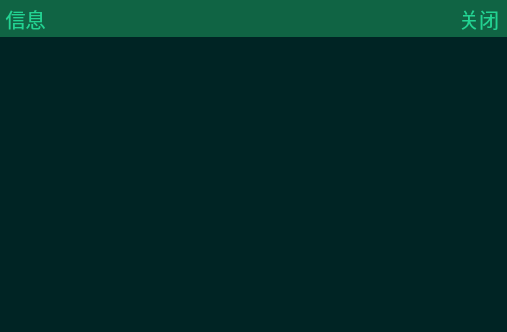
<?xml version="1.0" encoding="UTF-8"?>
<ui version="4.0">
 <class>RDesktopTip</class>
 <widget class="QWidget" name="RDesktopTip">
  <property name="geometry">
   <rect>
    <x>0</x>
    <y>0</y>
    <width>507</width>
    <height>332</height>
   </rect>
  </property>
  <property name="windowTitle">
   <string>Form</string>
  </property>
  <property name="styleSheet">
   <string notr="true">QWidget{color: rgb(35,211,146);font:20px;}
/*纵轴整体设置*/
QScrollBar:vertical
{
    width:16px;
    background:rgb(41,97,84);
    margin:0px,0px,0px,0px;
    padding-top:16px;
    padding-bottom:16px;
}

/*纵轴-滚动条设置*/
QScrollBar::handle:vertical
{
    background:rgb(4,200,147);
    border-radius:1px;
    min-height:20px;
}

/*纵轴-触发滚动条-设置*/
QScrollBar::handle:vertical:hover
{
    background:rgb(4,250,150);
    border-radius:1px;
    min-height:20;
}

/*纵轴-上箭头-设置*/
QScrollBar::sub-line:vertical
{
    height:16px;width:16px;
        border-image: url(:/static/image/mainwindow/上箭头.png);
    subcontrol-position:top;
}

/*纵轴-触发上箭头-设置*/
QScrollBar::sub-line:vertical:hover
{
    height:16px;width:16px;
        border-image: url(:/static/image/mainwindow/上箭头-触发.png);
    subcontrol-position:top;
}

/*纵轴-下箭头-设置*/
QScrollBar::add-line:vertical 
{
    height:16px;width:16px;
        border-image: url(:/static/image/mainwindow/下箭头.png);
    subcontrol-position:bottom;
}

/*纵轴-触发下箭头-设置*/
QScrollBar::add-line:vertical:hover
{
    height:16px;width:16px;
        border-image: url(:/static/image/mainwindow/下箭头-触发.png);
    subcontrol-position:bottom;
}

/*纵轴-滚动条底色设置*/
QScrollBar::add-page:vertical,QScrollBar::sub-page:vertical
{
    background:rgb(41,97,84);
    border-radius:0px;
}
/*横轴整体设置*/
QScrollBar:horizontal
{
    height:16px;
    background:rgb(41,97,84);
    margin:0px,0px,0px,0px;
    padding-left:16px;
    padding-right:16px;
}

/*横轴-滚动条设置*/
QScrollBar::handle:horizontal
{
        height:16px;
    background:rgb(4,200,147);
    border-radius:1px;
}

/*横轴-触发滚动条-设置*/
QScrollBar::handle:horizontal:hover
{
        height:16px;
    background:rgb(4,250,150);
    border-radius:1px;
}

/*横轴-左箭头-设置*/
QScrollBar::sub-line:horizontal
{
    height:16px;width:16px;
        border-image: url(:/static/image/mainwindow/左箭头.png);
    subcontrol-position:left;
}

/*横轴-触发左箭头-设置*/
QScrollBar::sub-line:horizontal:hover
{
    height:16px;width:16px;
    border-image: url(:/static/image/mainwindow/左箭头-触发.png);
    subcontrol-position:left;
}

/*横轴-右箭头-设置*/
QScrollBar::add-line:horizontal 
{
    height:16px;width:16px;
    border-image: url(:/static/image/mainwindow/右箭头.png);
    subcontrol-position:right;
}

/*横轴-触发右箭头-设置*/
QScrollBar::add-line:horizontal:hover
{
    height:16px;width:16px;
    border-image: url(:/static/image/mainwindow/右箭头-触发.png);
    subcontrol-position:right;
}

/*横轴-滚动条底色设置*/
QScrollBar::add-page:horizontal,QScrollBar::sub-page:horizontal
{
    background:rgb(41,97,84);
    border-radius:0px;
}</string>
  </property>
  <layout class="QVBoxLayout" name="verticalLayout_2" stretch="1,8">
   <property name="spacing">
    <number>0</number>
   </property>
   <property name="leftMargin">
    <number>0</number>
   </property>
   <property name="topMargin">
    <number>0</number>
   </property>
   <property name="rightMargin">
    <number>0</number>
   </property>
   <property name="bottomMargin">
    <number>0</number>
   </property>
   <item>
    <widget class="QWidget" name="widget_title" native="true">
     <property name="minimumSize">
      <size>
       <width>0</width>
       <height>35</height>
      </size>
     </property>
     <property name="styleSheet">
      <string notr="true">background-color: rgb(16, 100, 68);
</string>
     </property>
     <layout class="QHBoxLayout" name="horizontalLayout" stretch="10,1">
      <property name="spacing">
       <number>0</number>
      </property>
      <property name="leftMargin">
       <number>0</number>
      </property>
      <property name="topMargin">
       <number>0</number>
      </property>
      <property name="rightMargin">
       <number>5</number>
      </property>
      <property name="bottomMargin">
       <number>0</number>
      </property>
      <item>
       <widget class="QLabel" name="label">
        <property name="sizePolicy">
         <sizepolicy hsizetype="Preferred" vsizetype="Expanding">
          <horstretch>0</horstretch>
          <verstretch>0</verstretch>
         </sizepolicy>
        </property>
        <property name="styleSheet">
         <string notr="true">color: rgb(35,211,146);
</string>
        </property>
        <property name="text">
         <string> 信息</string>
        </property>
        <property name="alignment">
         <set>Qt::AlignLeading|Qt::AlignLeft|Qt::AlignVCenter</set>
        </property>
       </widget>
      </item>
      <item>
       <widget class="QPushButton" name="btnClose">
        <property name="sizePolicy">
         <sizepolicy hsizetype="Expanding" vsizetype="Expanding">
          <horstretch>0</horstretch>
          <verstretch>0</verstretch>
         </sizepolicy>
        </property>
        <property name="styleSheet">
         <string notr="true">QPushButton{color: rgb(35,211,146);background-color: rgb(16, 100, 68);border:none;}

</string>
        </property>
        <property name="text">
         <string>关闭</string>
        </property>
       </widget>
      </item>
     </layout>
    </widget>
   </item>
   <item>
    <widget class="QWidget" name="widget" native="true">
     <property name="styleSheet">
      <string notr="true">background-color: rgb(0, 36, 36);</string>
     </property>
     <layout class="QVBoxLayout" name="verticalLayout">
      <property name="spacing">
       <number>0</number>
      </property>
      <property name="leftMargin">
       <number>0</number>
      </property>
      <property name="topMargin">
       <number>0</number>
      </property>
      <property name="rightMargin">
       <number>0</number>
      </property>
      <property name="bottomMargin">
       <number>0</number>
      </property>
      <item>
       <widget class="QScrollArea" name="scrollArea">
        <property name="styleSheet">
         <string notr="true">
border:none;
background-color: rgb(0,36,36);
color:rgb(35,211,146);
</string>
        </property>
        <property name="verticalScrollBarPolicy">
         <enum>Qt::ScrollBarAsNeeded</enum>
        </property>
        <property name="horizontalScrollBarPolicy">
         <enum>Qt::ScrollBarAsNeeded</enum>
        </property>
        <property name="widgetResizable">
         <bool>true</bool>
        </property>
        <widget class="QWidget" name="scrollAreaWidgetContents">
         <property name="geometry">
          <rect>
           <x>0</x>
           <y>0</y>
           <width>507</width>
           <height>295</height>
          </rect>
         </property>
         <property name="styleSheet">
          <string notr="true">/*#scrollAreaWidgetContents{border-image: url(:/static/image/mainwindow/修改版弹窗.png);}*/</string>
         </property>
         <layout class="QVBoxLayout" name="layout_labels" stretch="100">
          <property name="spacing">
           <number>0</number>
          </property>
          <property name="leftMargin">
           <number>20</number>
          </property>
          <property name="topMargin">
           <number>20</number>
          </property>
          <property name="rightMargin">
           <number>20</number>
          </property>
          <property name="bottomMargin">
           <number>20</number>
          </property>
          <item>
           <spacer name="verticalSpacer">
            <property name="orientation">
             <enum>Qt::Vertical</enum>
            </property>
            <property name="sizeHint" stdset="0">
             <size>
              <width>20</width>
              <height>40</height>
             </size>
            </property>
           </spacer>
          </item>
         </layout>
        </widget>
       </widget>
      </item>
     </layout>
    </widget>
   </item>
  </layout>
 </widget>
 <resources/>
 <connections/>
</ui>
